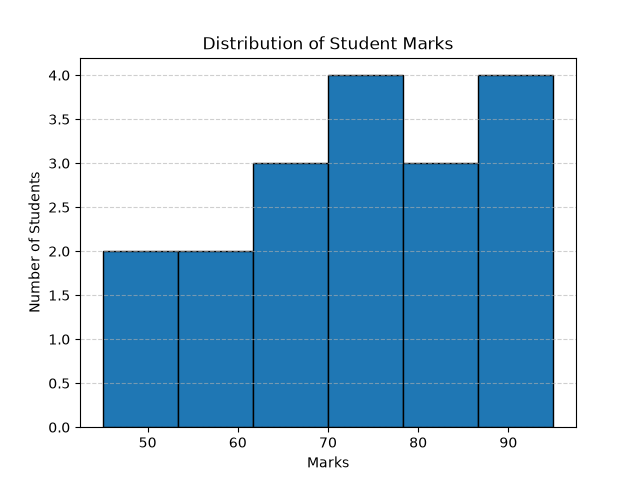

Reproduce this figure in Python.
import matplotlib.pyplot as plt

marks = [45, 50, 55, 60, 62, 65, 67, 70, 72, 75,
         78, 80, 82, 85, 88, 90, 92, 95]

plt.hist(marks, bins=6, edgecolor="black")

plt.title("Distribution of Student Marks")
plt.xlabel("Marks")
plt.ylabel("Number of Students")

plt.grid(axis="y", linestyle="--", alpha=0.6)

plt.show()
